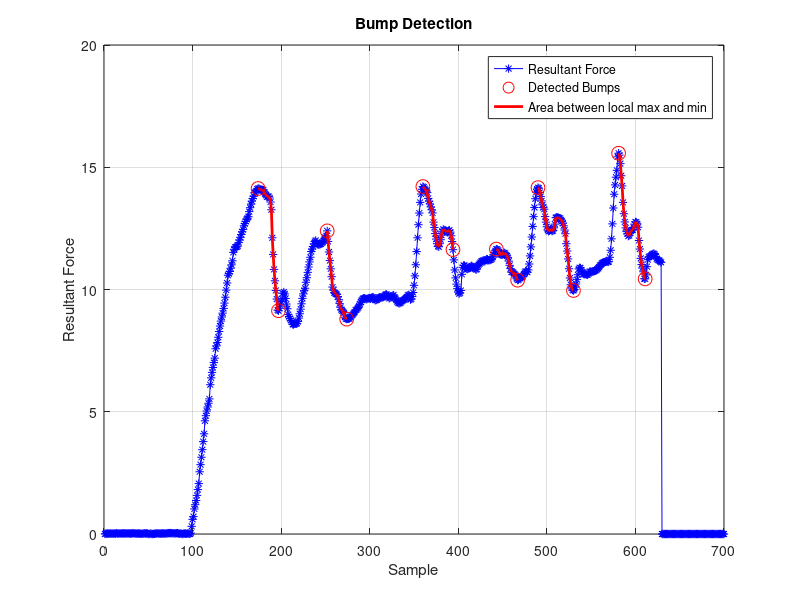

MATLAB code for this plot:
% Load saved data
load('./optoforce_raw_coords_1.mat');

% Constant windowing parameters
threshold = 3; % Threshold value for bump detection
window_size = 50; % Window size for detection

% Initialize variables to store detected bump indices
bump_indices = [];

% Iterate through data to detect bumps
i = window_size + 1; % Start from end of window
while i <= length(res_t)
    % Calculate mean within window
    window_mean = mean(res_t(i - window_size:i));
    % If current value is non-zero and exceeds threshold, it's the start of a bump
    if res_t(i) > threshold && res_t(i) > window_mean && res_t(i) ~= 0
        % Find local maximum
        [~, max_index] = max(res_t(i:i + window_size));
        % Find local minimum after local maximum
        [~, min_index] = min(res_t(i + max_index:i + window_size));
        % Ensure minimum index is after maximum index
        if min_index > max_index
            % Add indices of bump start and associated trough
            bump_indices(end + 1) = i + max_index - 1;
            bump_indices(end + 1) = i + max_index + min_index - 1;
            % Move to index after local minimum
            i = i + max_index + min_index;
        else
            % Move to next index
            i = i + 1;
        end
    else
        % Move to next index
        i = i + 1;
    end
end

% Plot data with detected bumps
clf
figure(1);
plot(res_t, 'b*-');
hold on;
plot(bump_indices, res_t(bump_indices), 'ro', 'MarkerSize', 10);
% Add red area between local maxima and minima
for k = 1:2:length(bump_indices)
    if k < length(bump_indices)
        max_index = bump_indices(k);
        min_index = bump_indices(k+1);
        % Plot red line between local maximum and minimum
        plot(max_index:min_index, res_t(max_index:min_index), 'r', 'LineWidth', 2);
    end
end
xlabel('Sample');
ylabel('Resultant Force');
title('Bump Detection');
legend('Resultant Force', 'Detected Bumps', 'Area between local max and min', 'Location', 'best');
grid on;

% Display detected bump indices
disp('Detected Bump Indices:');
disp(bump_indices);
